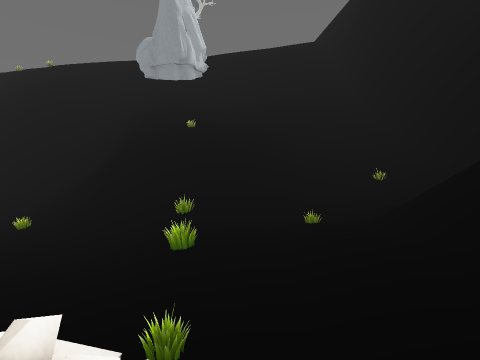
View 1 (above)

24 first-person views from a walk through a Godot game level. The camera is 1.5 m above the floor, tilts 2° down and sees 80° across. The floor is counted in squares, 2 m on a side. Each view is taken from the middle of a square. On the plan, view 1 faces up. The plan holds only what a view shows up to about 10 squares ahead; the rest is blank. The place goes on beyond the plan. Some surface patterns are stand-ins.

View 2
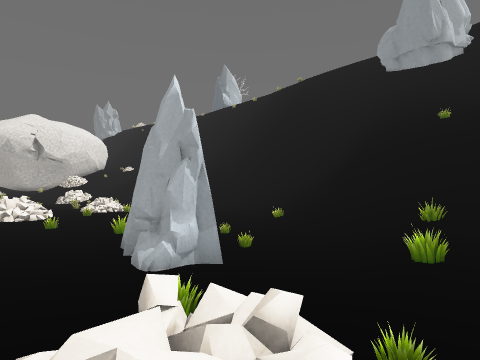

View 3
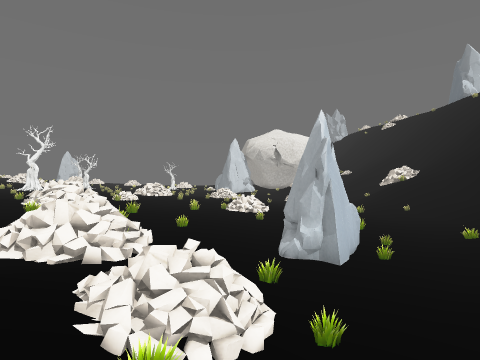

View 4
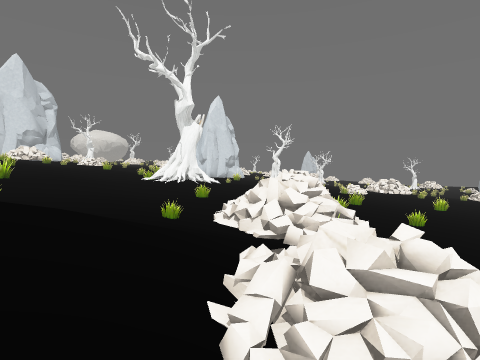

View 5
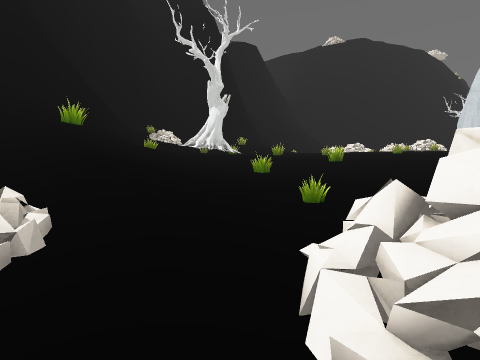

View 6
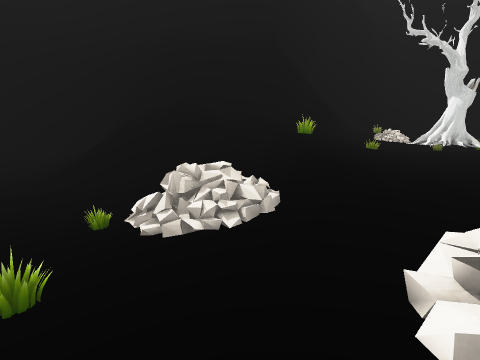

View 7
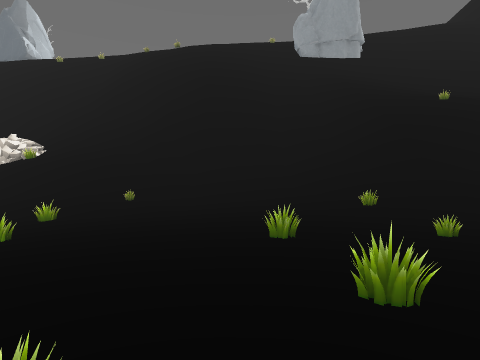

View 8
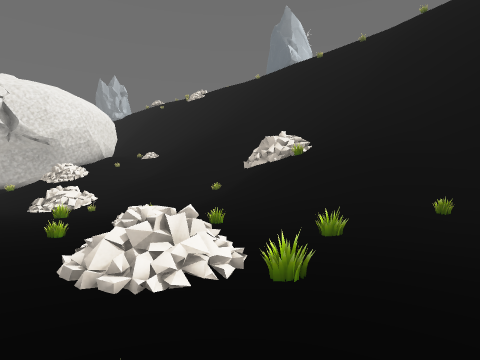

View 9
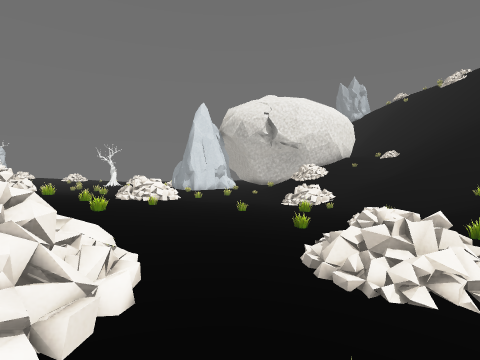

View 10
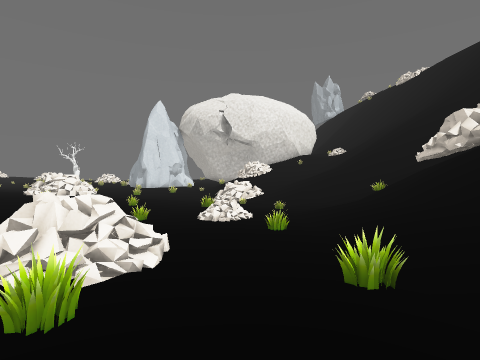

View 11
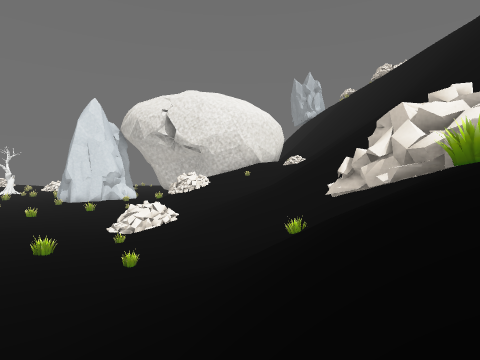

View 12
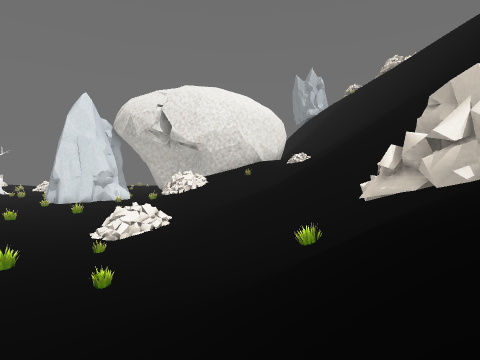

View 13
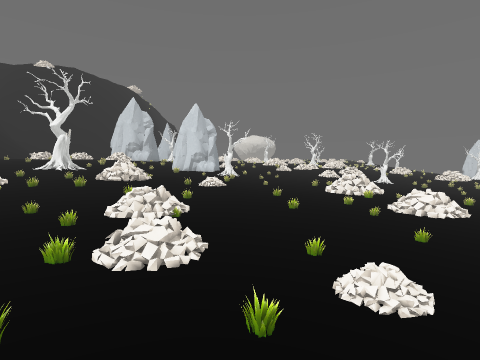

View 14
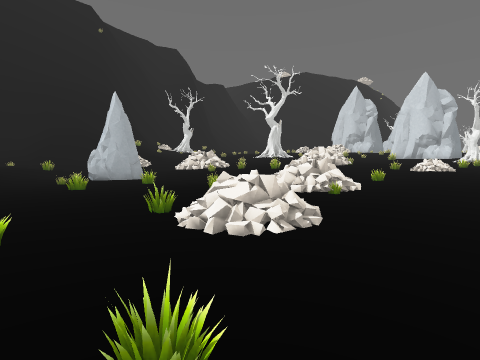

View 15
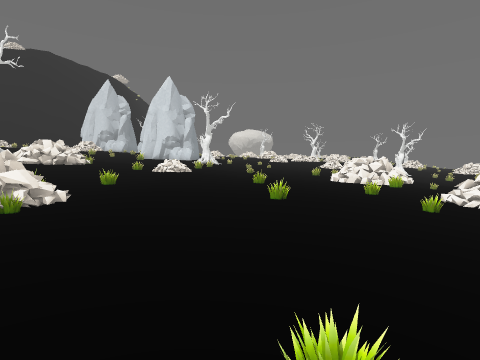

View 16
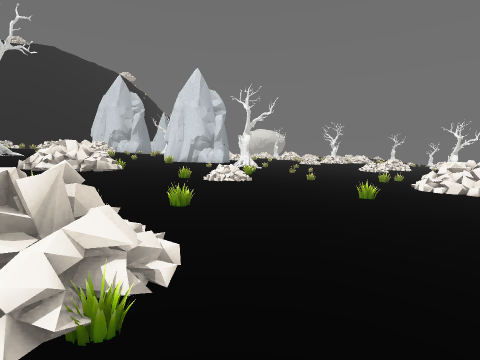

View 17
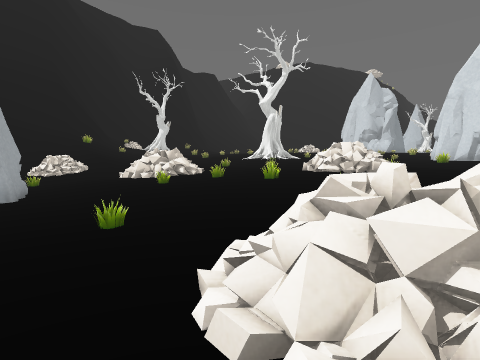

View 18
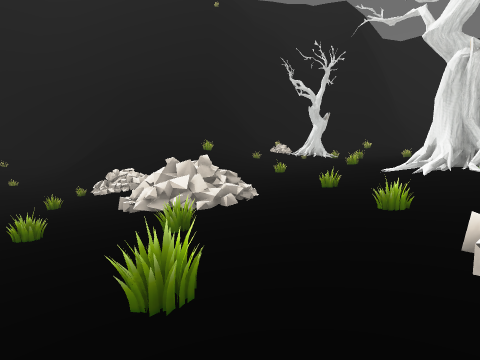

View 19
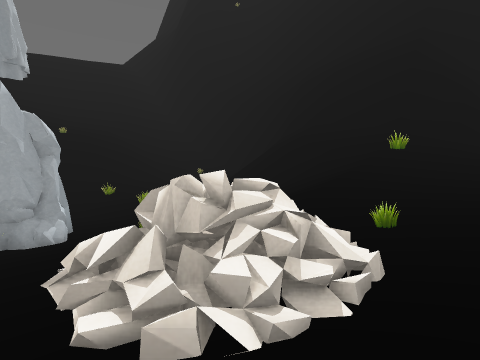

View 20
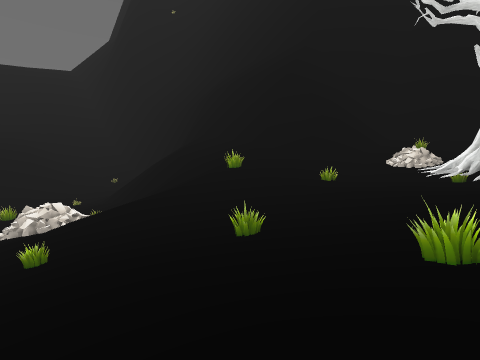

View 21
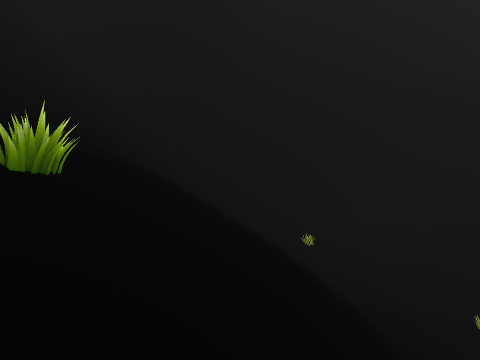

View 22
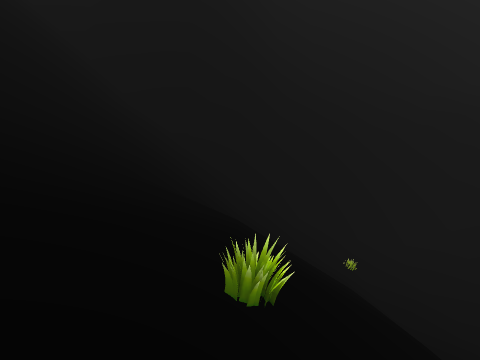

View 23
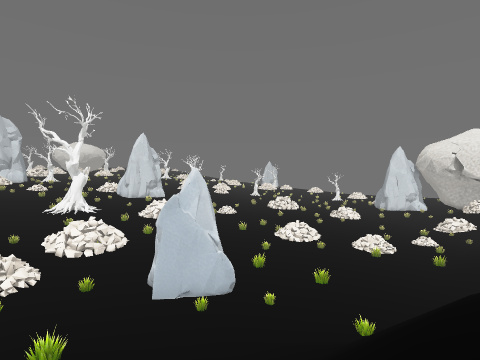

View 24
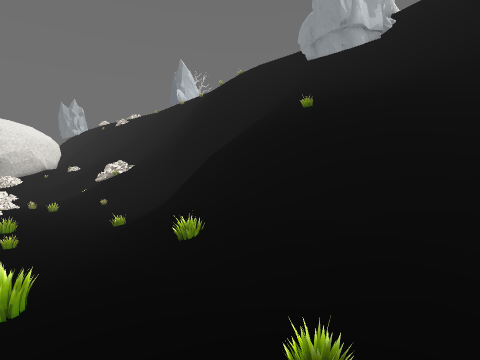

### Floor plan
Key: @ floor where view 1 was taken; # wall or solid block; x gap in a wall; . main floor; : floor 0.75 m higher than the main floor; - floor 1 m lower than the main floor; + floor 1.5 m higher than the main floor; _ floor 1.75 m lower than the main floor; * floor 2.25 m higher than the main floor; % floor 3 m higher than the main floor; / step, stairs or slope; = window, fence, low wall or low ledge; v drop or lower ground.
Columns run from 24 left of view 1 to 8 right of it. Each row starts with its distance up from view 1.
 17 vvv
 16 ###                    //
 15 ////       vv/        //#v //#
 14 ////##    ###v        ///###v#
 13 /////     /###       /////=/##
 12 ///////  ////##     /////////#
 11 / /////#=////=#####=/////////#
 10 / ////=////////###===////////#
  9 /.///////////////////////////#
  8 /.///--/.///......//=////////#
  7 ///--_=---=.=......///////++/#
  6 /==/=_----..........///=/////#
  5  ==__=----.#=....=..../::++//#
  4 _____----=.........##..=:+///#
  3 ___---=--....=...=.##..::/=//#
  2 ___-----....=x.=...##..::/#v/#
  1 =__---......==........:==//v/#
  0   -===..=.........:::::#@////#
 -1     =.=.....=.=.::/:/=///////#
 -2     ..........::::=:=#/+///#/##
 -3    .....=....:::=:++#=+/+*///####
 -4    .=.....::::://++++++++**%/=###
 -5    ##=....:=/:+#=x=++=++***%%%=/#
 -6     =#...::::++==++=#/+***%%%#//#
 -7      ...:=:=++++++ ##=**/%%%%#

Positions as (right, up) in squares from view 1, and headings:
1: (0, 0), facing up
2: (0, 0), facing up-left
3: (2, 1), facing left
4: (1, 1), facing down-left
5: (-3, 0), facing down-right
6: (-4, 0), facing right
7: (-8, 1), facing up
8: (-10, 3), facing up-left
9: (-10, 3), facing left
10: (-10, 6), facing left
11: (-13, 9), facing left
12: (-14, 9), facing left
13: (-14, 9), facing down
14: (-15, 7), facing down-right
15: (-15, 5), facing down
16: (-13, 3), facing down
17: (-12, 3), facing down-right
18: (-9, -3), facing right
19: (-5, -4), facing up-right
20: (-2, -7), facing up-right
21: (-3, 9), facing right
22: (-3, 10), facing right
23: (0, 9), facing down-left
24: (2, 4), facing up-left
